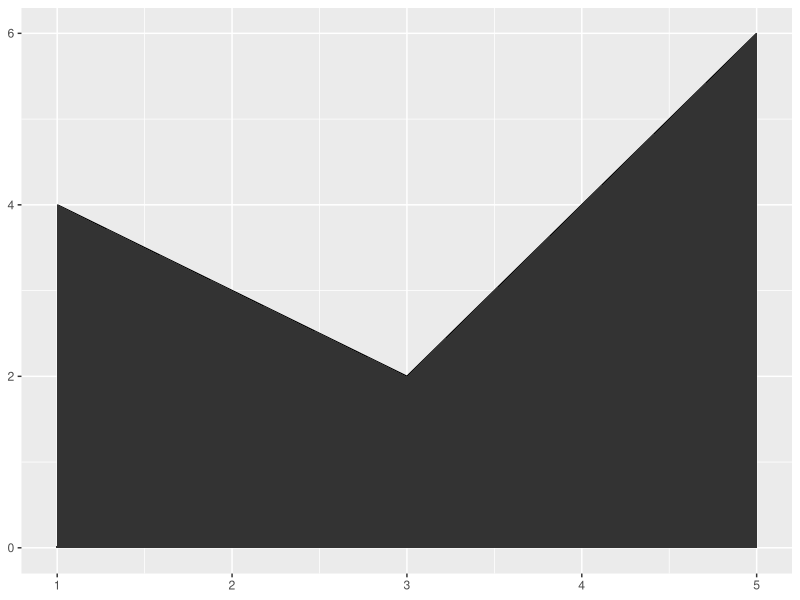
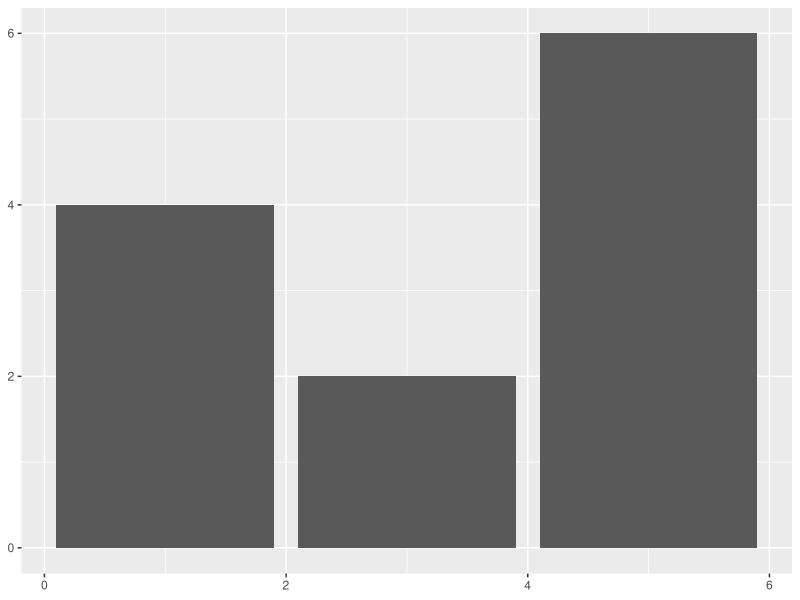
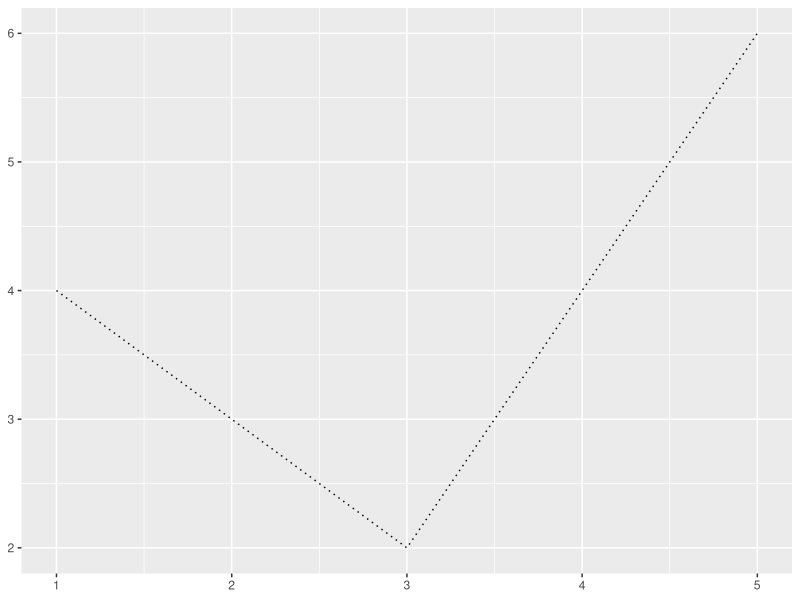
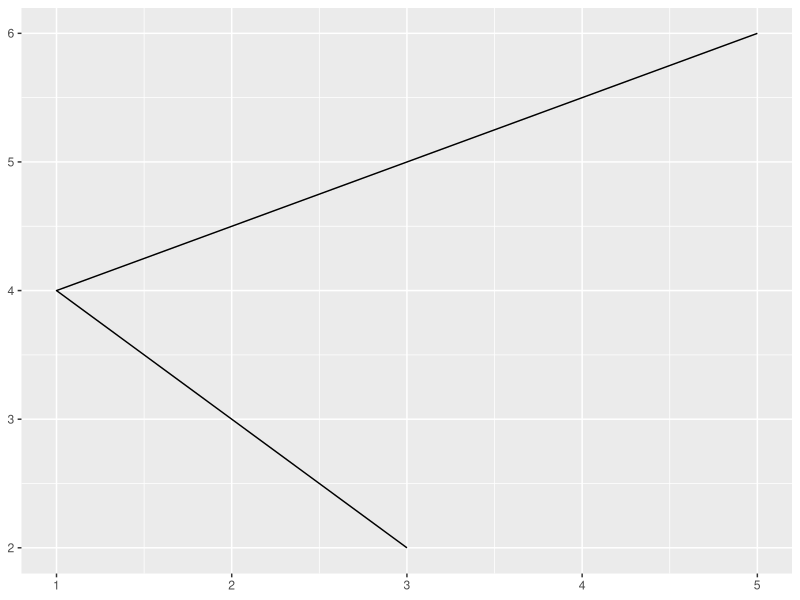
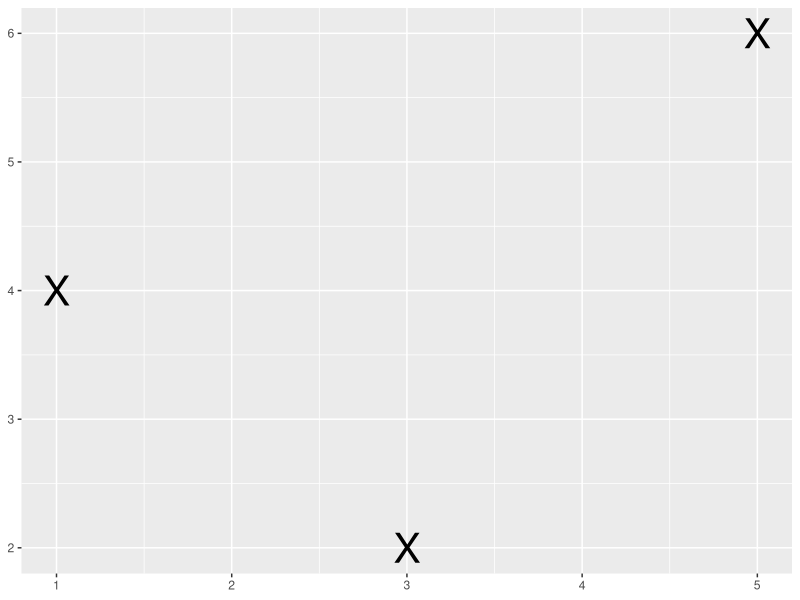
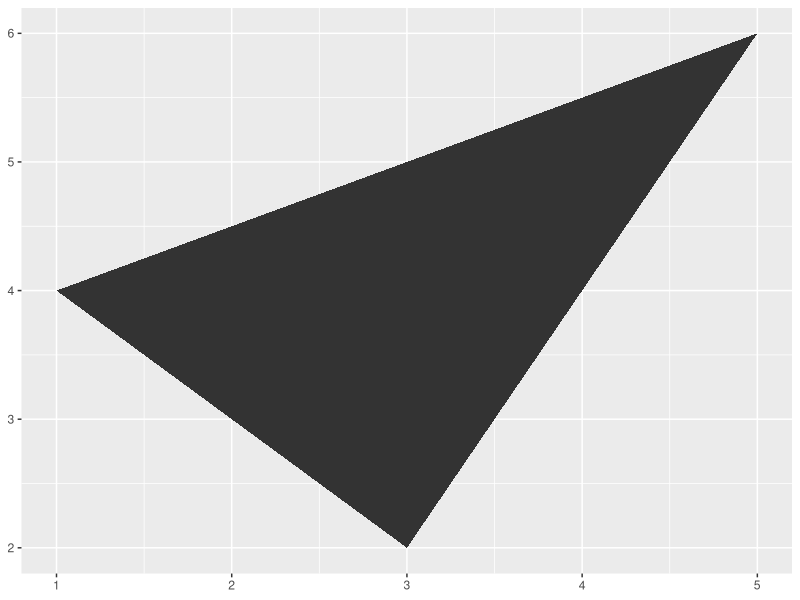
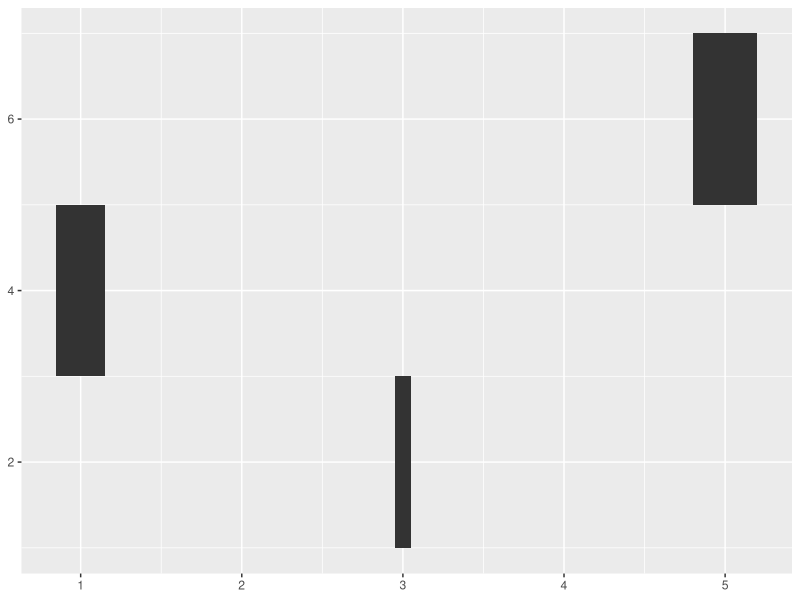
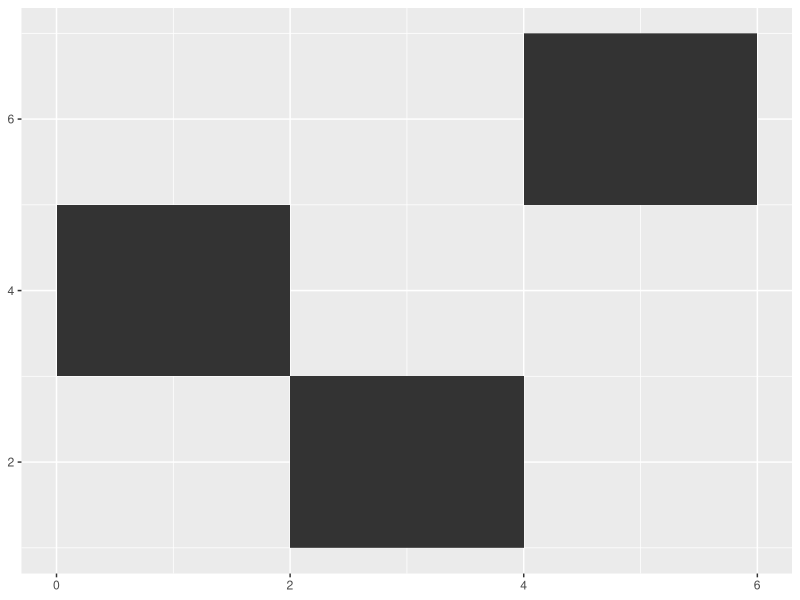

Source code (R) for these figures, in order:
## ---- chunk 1
knitr::opts_chunk$set(echo = TRUE)
library(tidyverse)
set.seed(42)
## ---- chunk 2
df <- data.frame(
  x = c(3, 1, 5), 
  y = c(2, 4, 6), 
  label = c("a","b","c")
)
p <- ggplot(df, aes(x, y, label = label)) + 
  labs(x = NULL, y = NULL) + # Hide axis label
  theme(plot.title = element_text(size = 12)) # Shrink plot title
## ---- chunk 3
p + geom_line() + geom_area()
## ---- chunk 4
p + geom_bar(stat = "identity")
## ---- chunk 5
p + geom_line(linetype = "dotted")
p + geom_path(linetype = "solid")
## ---- chunk 6
p+geom_point(shape = "X", size = 10)
## ---- chunk 7
p+geom_polygon()
## ---- chunk 8
p+geom_tile(width = c(0.1, 0.3, 0.4))
p+geom_raster(width = c(0.1, 0.3, 0.4)) # 会报错
## ---- chunk 9
p+geom_text()+ggtitle(label = "text")
## ---- chunk 10
data("diamonds")
str(diamonds)
## 散点图
## 散点图可以反应两个连续变量之间的关系
## 下面选择观察 caret (weight of the diamond) 和 price (in USD)之间的关系
ggplot(data = diamonds, mapping = aes(x = carat, y = price)) +
  geom_point()
## 子抽样选取部分样本
sub_diamonds <- diamonds[sample(1:nrow(diamonds), 1000), ]
ggplot(data = sub_diamonds, mapping = aes(x = carat, y = price)) +
  geom_point()
## 改变点的颜色, 关于color的cheat sheet, 可以搜索ggplot color names
ggplot(data = sub_diamonds, mapping = aes(x = carat, y = price)) +
  geom_point(color = "steelblue")
## 选择其它变量作为颜色分类指标
ggplot(sub_diamonds, aes(x = carat, y = price, color = cut)) +
  geom_point()
## 线性回归
ggplot(sub_diamonds, aes(x = carat, y = price)) +
  geom_point() +
  geom_smooth(method = "lm") ## "loess"可以用局部多项式平滑
## 分组线性回归
ggplot(sub_diamonds, aes(x = carat, y = price, group = cut)) +
  geom_point() +
  geom_smooth(method = "lm")
## ggfortify 包支持更多的统计分析结果的可视化
## 用cut分面
ggplot(sub_diamonds, aes(x = carat, y = price, group = cut, color = cut)) +
  geom_point() +
  geom_smooth(method = "loess") +
  facet_grid(~cut)
## 直接画分类散点图
ggplot(sub_diamonds, aes(x = carat, y = price, group = cut)) +
  geom_point() +
  facet_grid(~ cut)
